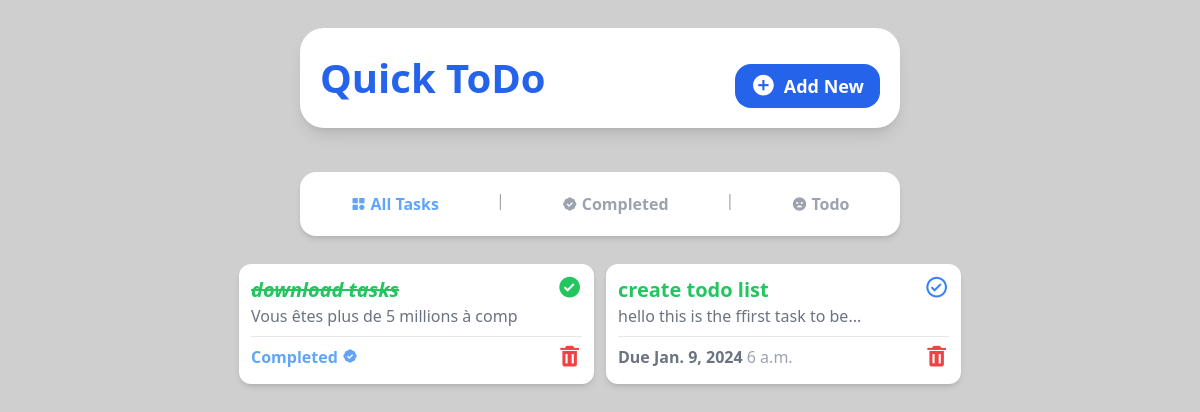
The app's page /, older data.
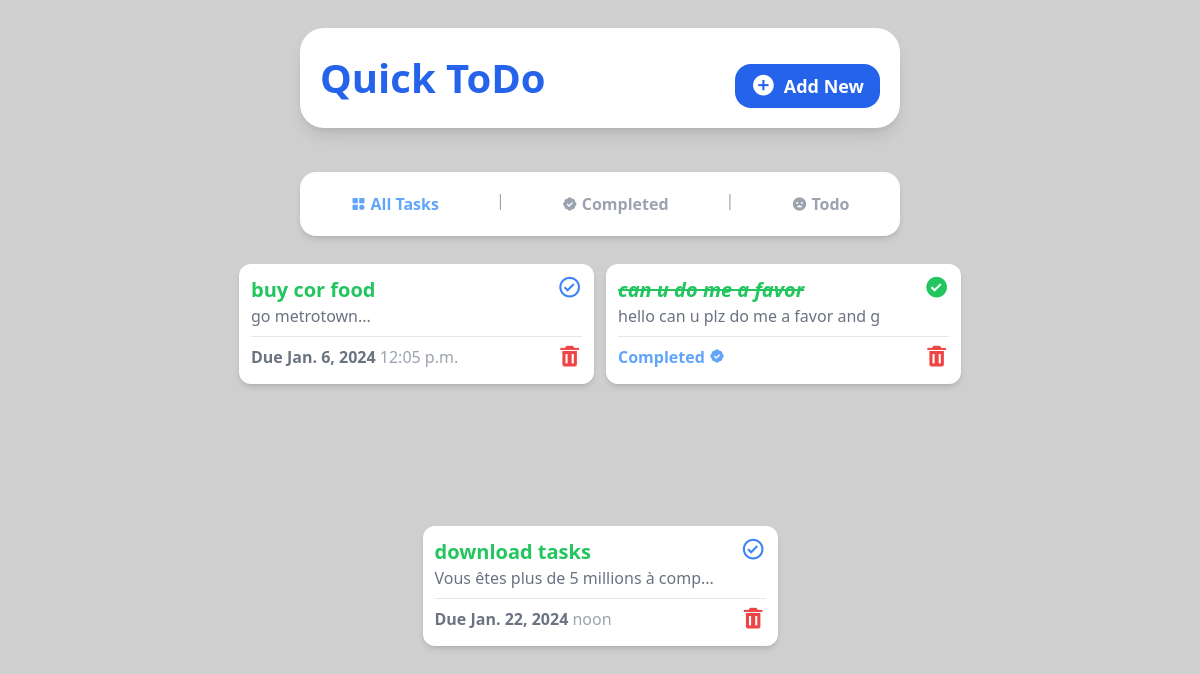
The same page, newer data.
### tasks/models.py (models this page shows, shortened)
class Task(models.Model):
    title = models.CharField(max_length = 35)
    description = models.TextField(null = True, blank = True)
    due_date = models.DateField()
    due_time = models.TimeField()
    completed = models.BooleanField(default = False)

### tasks/views.py (the view)
# urls.py: 2. Add a URL to urlpatterns:  path('', views.home, name='home')
def home(request):
    tasks = Task.objects.all().order_by('-id')
    return render(request, 'index.html', {
        'tasks' : tasks,
    })

### tasks/templates/index.html
{% include 'base.html' %}
{% include 'home_nav.html' %}
{% block content %}
<section
class="flex flex-1 flex-wrap justify-center gap-3 bg-[#fff0] w-10/12 md:w-11/12 h-full mb-3 rounded-2xl p-3 overflow-y-auto scrollbar-hide"
>
{% for task in tasks %}
{% if task.completed %}
<div
class="w-[355px] flex flex-col shadow-md bg-white h-[120px] rounded-xl p-3"
>
<div class="flex flex-row justify-between">
  <div>
    <a href="{% url 'task_detail' task.id %}">
      <h1
        class="text-green-500 font-semibold text-xl italic line-through"
      >
        {{task.title}}
      </h1>
    </a>
    <p class="text-gray-500 text-md">
      {{task.description | slice:":35"}}
    </p>
  </div>
  <a href="{% url 'toggle_complete' task.id %}">
    <i class="bx bxs-check-circle bx-sm text-green-500"></i>
  </a>
</div>
<hr class="border-t border-gray-200 my-2" />
<div class="flex flex-row justify-between">
  <h2 class="text-blue-400 font-bold">
    Completed <i class="bx bxs-badge-check"></i>
  </h2>
  <a href="{% url 'delete_task' task.id %}">
    <i class="bx bxs-trash bx-sm text-red-500"></i>
  </a>
</div>
</div>
{% else %}
<div
  class="w-[355px] flex flex-col shadow-md bg-white h-[120px] rounded-xl p-3"
>
  <div class="flex flex-row justify-between">
    <div>
      <a href="{% url 'task_detail' task.id %}">
        <h1 class="text-green-500 font-semibold text-xl">
          {{ task.title }}
        </h1>
      </a>
      <p class="text-gray-500 text-md">
        {{ task.description | slice:":35" }}...
      </p>
    </div>
    <a href="{% url 'toggle_complete' task.id %}">
      <i class="bx bx-check-circle bx-sm text-blue-500"></i>
    </a>
  </div>
  <hr class="border-t border-gray-200 my-2" />
  <div class="flex flex-row justify-between">
    <h2 class="text-gray-500 font-bold">
      Due {{task.due_date}} <span class="font-medium text-gray-400">{{task.due_time}}</span>
    </h2>
    <a href="{% url 'delete_task' task.id %}">
      <i class="bx bxs-trash bx-sm text-red-500"></i>
    </a>
  </div>
</div>
{% endif %}
{% endfor %}
</section>
{% endblock content %}

### tasks/templates/base.html (shortened to what this page needs)
{% load static %}
<!DOCTYPE html>
<html lang="en">
  <head>
    <link
      href="https://unpkg.com/boxicons@2.1.4/css/boxicons.min.css"
      rel="stylesheet"
    />
    <link rel="stylesheet" href="{% static 'style.css' %}" />
  </head>
  <body
    class="bg-[#cfcfcf] flex flex-col items-center justify-center gap-4 h-screen"
  >
    <header
      class="bg-white shadow-lg w-10/12 h-auto rounded-3xl flex flex-col sm:flex-row justify-between items-center p-5 m-7 md:w-3/6"
    >
      <a href="{% url 'home' %}">
        <h1 class="text-blue-600 font-bold text-[40px]">Quick ToDo</h1>
      </a>
      <a
        class="bg-blue-600 py-2 px-4 text-white font-semibold rounded-2xl text-lg mt-4 flex items-center gap-2"
        href="{% url 'add_task' %}"
        ><i class="bx bxs-plus-circle bx-sm"></i> Add New</a
      >
    </header>
  </body>
</html>

### tasks/templates/home_nav.html
    <nav
      class="bg-white transition-all-[1s] shadow-md w-10/12 rounded-2xl h-auto p-4 flex flex-row justify-around md:w-3/6"
    >
      <a
        href="{% url 'home' %}"
        class="text-blue-400 transition duration-300 ease-out hover:ease-in hover:text-blue-500 font-semibold py-1 px-3 flex items-center gap-1"
        ><i class="bx bxs-category"></i>All Tasks</a
      >
      <span class="text-gray-400">|</span>
      <a
        href="{% url 'completed' %}"
        class="font-semibold text-gray-400 py-1 px-3 flex items-center gap-1"
        ><i class="bx bxs-badge-check"></i>Completed</a
      >
      <span class="text-gray-400">|</span>
      <a
        href="{% url 'remaining' %}"
        class="font-semibold text-gray-400 py-1 px-3 flex items-center gap-1"
        ><i class="bx bxs-sad"></i>Todo</a
      >
    </nav>

Row changes from the older to the newer data that the page shows:
removed Task: title "create todo list", description "hello this is the ffirst task to be", due_date "Jan. 9, 2024", due_time "6 a.m."
added Task: title "buy cor food", description "go metrotown", due_date "Jan. 6, 2024", due_time "12:05 p.m."
added Task: title "can u do me a favor", description "hello can u plz do me a favor and g"
changed Task "download tasks": due_date (not shown) → "Jan. 22, 2024"; due_time (not shown) → "noon"; completed "Completed" → "... Due"
